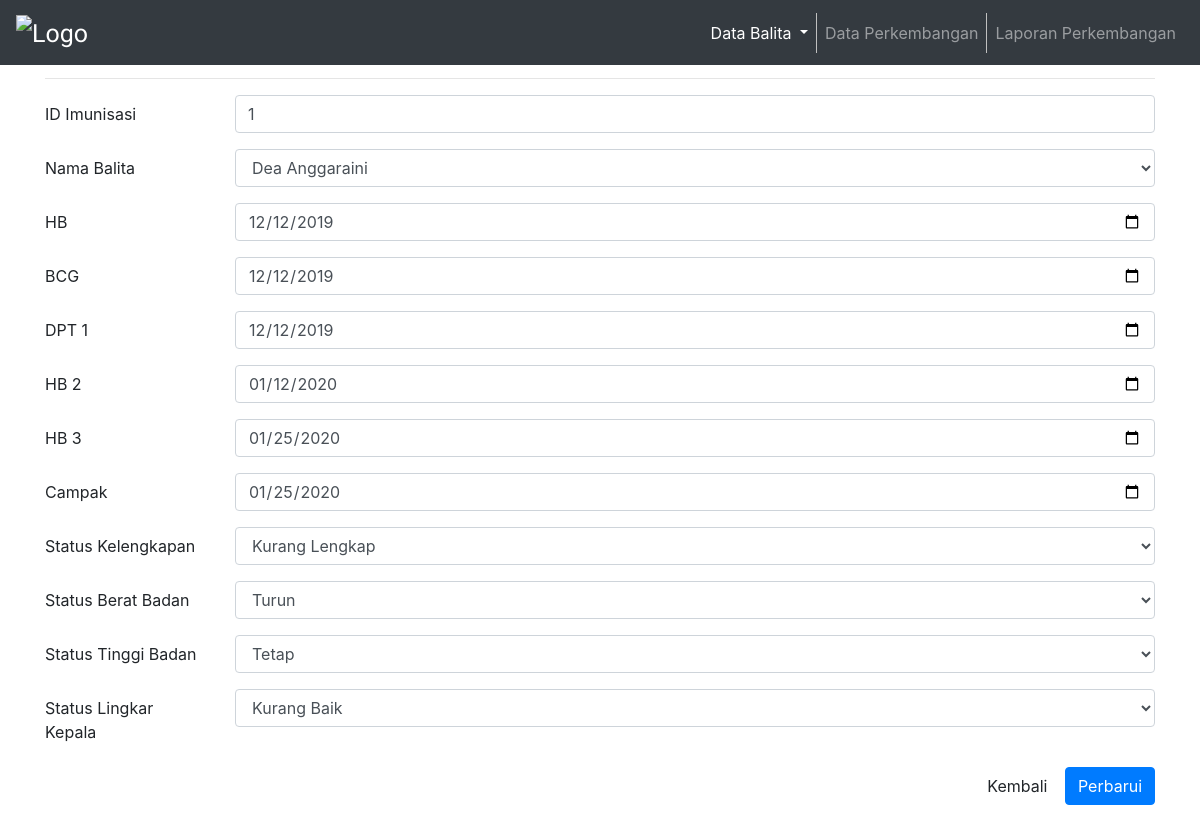
The app's page /admin/proses/edit-imunisasi.php?id_imunisasi=1 with its own data.
### tables this page shows
CREATE TABLE `imunisasi` (
  `id_imunisasi` int(5) NOT NULL,
  `idbalita` int(5) NOT NULL,
  `hb` date DEFAULT NULL,
  `bcg` date DEFAULT NULL,
  `dpt1` date DEFAULT NULL,
  `hb2` date DEFAULT NULL,
  `hb3` date DEFAULT NULL,
  `campak` date DEFAULT NULL,
  `status_imunisasi` enum('Lengkap','Kurang Lengkap','Tidak Ada') NOT NULL,
  `status_tinggi_badan` enum('Naik','Tetap','Turun') NOT NULL,
  `status_berat_badan` enum('Naik','Tetap','Turun') NOT NULL,
  `status_lingkar_kepala` enum('Baik','Cukup','Kurang Baik') NOT NULL
);

### admin/proses/edit-imunisasi.php (the view, shortened to what this page needs)
<?php
	include('../koneksi.php');
?>
<!DOCTYPE html>
<html lang="en">
<head>
    <link rel="stylesheet" href="https://maxcdn.bootstrapcdn.com/bootstrap/4.5.2/css/bootstrap.min.css">
    <link rel="stylesheet" href="https://cdnjs.cloudflare.com/ajax/libs/font-awesome/4.7.0/css/font-awesome.min.css">
</head>
<body>
    <nav class="navbar navbar-expand-md bg-dark navbar-dark fixed-top">
        <a class="navbar-brand">
            <img src="http://indihealth.com/indihealthcom/assets/images/products/5acf891ba61c4.png" alt="Logo"
                style="width:150px;"></a>
        <div class="collapse navbar-collapse" id="collapsibleNavbar">
            <ul class="navbar-nav ml-auto">
                <li class="nav-item dropdown active">
                    <a class="nav-link dropdown-toggle" href="#" id="navbarDropdown" role="button"
                        data-toggle="dropdown" aria-haspopup="true" aria-expanded="false">
                        Data Balita
                    </a>
                </li>
                <li class="nav-item">
                    <a class="nav-link" href="../index-perkembangan.php">Data Perkembangan</a>
                </li>
                <li class="nav-item">
                    <a class="nav-link" href="../laporan-perkembangan.php">Laporan Perkembangan</a>
                </li>
            </ul>
        </div>
    </nav>
    <br>
    <div class="container">
        <h2>Edit Data Imunisasi Balita</h2>
        <hr>
        <?php
		if(isset($_GET['id_imunisasi'])){
			$id_imunisasi = $_GET['id_imunisasi'];
			$select = mysqli_query($koneksi, "SELECT * FROM imunisasi WHERE id_imunisasi='$id_imunisasi'") or die(mysqli_error($koneksi));
			if(mysqli_num_rows($select) == 0){
				echo '<div class="alert alert-warning">ID tidak ada dalam database.</div>';
				exit();
			}else{
				$data = mysqli_fetch_assoc($select);
			}
		}
		?>
        <form action="edit-imunisasi.php?id_imunisasi=<?php echo $id_imunisasi; ?>" method="post" autocomplete="off">
            <div class="form-group row">
                <label class="col-sm-2 col-form-label">ID Imunisasi</label>
                <div class="col-sm-10">
                    <input type="text" name="id_imunisasi" class="form-control"
                        value="<?php echo $data['id_imunisasi']; ?>" required>
                </div>
            </div>
            <div class="form-group row">
                <label class="col-sm-2 col-form-label">Nama Balita</label>
                <div class="col-sm-10">
                    <select id="idbalita" class="form-control" name="idbalita">
                        <?php
							$sql = mysqli_query($koneksi,"SELECT * FROM balita");
							while ($result = mysqli_fetch_array($sql)) {
						?>
                        <option value="<?php echo $result['idbalita'] ?>"><?php echo $result['nama_balita'] ?></option>
                        <?php } ?>
                    </select>
                </div>
            </div>
            <div class="form-group row">
                <label class="col-sm-2 col-form-label">HB</label>
                <div class="col-sm-10">
                    <input type="date" name="hb" class="form-control" value="<?php echo $data['hb']; ?>">
                </div>
            </div>
            <div class="form-group row">
                <label class="col-sm-2 col-form-label">BCG</label>
                <div class="col-sm-10">
                    <input type="date" name="bcg" class="form-control" value="<?php echo $data['bcg']; ?>">
                </div>
            </div>
            <div class="form-group row">
                <label class="col-sm-2 col-form-label">DPT 1</label>
                <div class="col-sm-10">
                    <input type="date" name="dpt1" class="form-control" value="<?php echo $data['dpt1']; ?>">
                </div>
            </div>
            <div class="form-group row">
                <label class="col-sm-2 col-form-label">HB 2</label>
                <div class="col-sm-10">
                    <input type="date" name="hb2" class="form-control" value="<?php echo $data['hb2']; ?>">
                </div>
            </div>
            <div class="form-group row">
                <label class="col-sm-2 col-form-label">HB 3</label>
                <div class="col-sm-10">
                    <input type="date" name="hb3" class="form-control" value="<?php echo $data['hb3']; ?>">
                </div>
            </div>
            <div class="form-group row">
                <label class="col-sm-2 col-form-label">Campak</label>
                <div class="col-sm-10">
                    <input type="date" name="campak" class="form-control" value="<?php echo $data['campak']; ?>">
                </div>
            </div>
            <div class="form-group row">
                <label class="col-sm-2 col-form-label">Status Kelengkapan</label>
                <div class="col-sm-10">
                    <select class="form-control" name="status_imunisasi" required>
                        <option value="Kurang Lengkap" <?php if($data['status_imunisasi'] == 'Kurang Lengkap') { ?> selected="selected" <?php } ?>>Kurang Lengkap
                        </option>
                    </select>
                </div>
            </div>
            <div class="form-group row">
                <label class="col-sm-2 col-form-label">Status Berat Badan</label>
                <div class="col-sm-10">
                    <select class="form-control" name="status_berat_badan" required>
                        <option value="Turun" <?php if($data['status_berat_badan'] == 'Turun') { ?> selected="selected" <?php } ?>>Turun
                        </option>
                    </select>
                </div>
            </div>
            <div class="form-group row">
                <label class="col-sm-2 col-form-label">Status Tinggi Badan</label>
                <div class="col-sm-10">
                    <select class="form-control" name="status_tinggi_badan" required>
                        <option value="Tetap" <?php if($data['status_tinggi_badan'] == 'Tetap') { ?> selected="selected" <?php } ?>>Tetap
                        </option>
                    </select>
                </div>
            </div>
            <div class="form-group row">
                <label class="col-sm-2 col-form-label">Status Lingkar Kepala</label>
                <div class="col-sm-10">
                    <select class="form-control" name="status_lingkar_kepala" required>
                        <option value="Kurang Baik" <?php if($data['status_lingkar_kepala'] == 'Kurang Baik') { ?> selected="selected" <?php } ?>>Kurang Baik
                        </option>
                    </select>
                </div>
            </div>
            <div class="form-group text-right">
                <a href="../index-imunisasi.php" class="btn btn-default">Kembali</a>
                <button type="submit" name="submit" class="btn btn-primary">Perbarui</button>
            </div>
        </form>
    </div>
</body>
</html>

### admin/proses/edit-imunisasi.php (style rules this page uses)
.navbar-nav .nav-item:not(:last-child) { border-right: 1px solid silver; }
.navbar-brand { font-family: 'Roboto', sans-serif; font-size: 25px; margin: 0px; }

### records on screen
imunisasi: id_imunisasi "1", hb "12/12/2019", bcg "12/12/2019", dpt1 "12/12/2019", hb2 "01/12/2020", hb3 "01/25/2020", campak "01/25/2020", status_imunisasi "Kurang Lengkap", status_berat_badan "Turun", status_tinggi_badan "Tetap", status_lingkar_kepala "Kurang Baik"

### other values on screen
form field idbalita "Dea Anggaraini"
